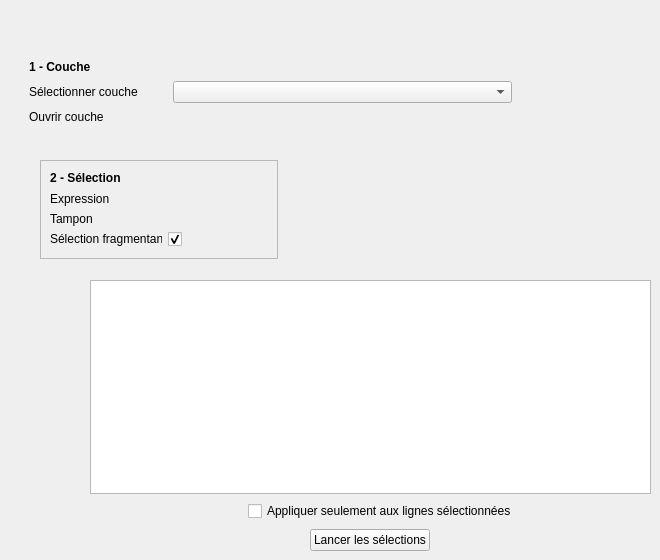
             <widget class="QWidget" name="tab">
              <attribute name="title">
               <string>3 - Autres données</string>
              </attribute>
              <widget class="QFrame" name="selectionLayerFrame_3">
               <property name="geometry">
                <rect>
                 <x>20</x>
                 <y>50</y>
                 <width>501</width>
                 <height>86</height>
                </rect>
               </property>
               <property name="sizePolicy">
                <sizepolicy hsizetype="Expanding" vsizetype="Preferred">
                 <horstretch>0</horstretch>
                 <verstretch>0</verstretch>
                </sizepolicy>
               </property>
               <property name="minimumSize">
                <size>
                 <width>200</width>
                 <height>65</height>
                </size>
               </property>
               <property name="frameShape">
                <enum>QFrame::NoFrame</enum>
               </property>
               <property name="frameShadow">
                <enum>QFrame::Raised</enum>
               </property>
               <layout class="QGridLayout" name="gridLayout_23">
                <item row="0" column="0">
                 <widget class="QLabel" name="selectionLayerLabel_4">
                  <property name="sizePolicy">
                   <sizepolicy hsizetype="Fixed" vsizetype="Fixed">
                    <horstretch>0</horstretch>
                    <verstretch>0</verstretch>
                   </sizepolicy>
                  </property>
                  <property name="minimumSize">
                   <size>
                    <width>0</width>
                    <height>16</height>
                   </size>
                  </property>
                  <property name="font">
                   <font>
                    <weight>75</weight>
                    <bold>true</bold>
                   </font>
                  </property>
                  <property name="text">
                   <string>1 - Couche</string>
                  </property>
                 </widget>
                </item>
                <item row="2" column="0">
                 <widget class="QLabel" name="selectionOpenLayerLabel_3">
                  <property name="sizePolicy">
                   <sizepolicy hsizetype="Fixed" vsizetype="Fixed">
                    <horstretch>0</horstretch>
                    <verstretch>0</verstretch>
                   </sizepolicy>
                  </property>
                  <property name="minimumSize">
                   <size>
                    <width>67</width>
                    <height>16</height>
                   </size>
                  </property>
                  <property name="text">
                   <string>Ouvrir couche</string>
                  </property>
                 </widget>
                </item>
                <item row="1" column="0">
                 <widget class="QLabel" name="selectionLayerLabel_7">
                  <property name="sizePolicy">
                   <sizepolicy hsizetype="Fixed" vsizetype="Minimum">
                    <horstretch>0</horstretch>
                    <verstretch>0</verstretch>
                   </sizepolicy>
                  </property>
                  <property name="minimumSize">
                   <size>
                    <width>138</width>
                    <height>16</height>
                   </size>
                  </property>
                  <property name="layoutDirection">
                   <enum>Qt::LeftToRight</enum>
                  </property>
                  <property name="text">
                   <string>Sélectionner couche</string>
                  </property>
                 </widget>
                </item>
                <item row="2" column="1" colspan="2">
                 <widget class="QgsFileWidget" name="selectionInLayer_3">
                  <property name="sizePolicy">
                   <sizepolicy hsizetype="Expanding" vsizetype="Fixed">
                    <horstretch>0</horstretch>
                    <verstretch>0</verstretch>
                   </sizepolicy>
                  </property>
                  <property name="minimumSize">
                   <size>
                    <width>100</width>
                    <height>13</height>
                   </size>
                  </property>
                 </widget>
                </item>
                <item row="1" column="1" colspan="2">
                 <widget class="QgsMapLayerComboBox" name="selectionInLayerCombo_3">
                  <property name="sizePolicy">
                   <sizepolicy hsizetype="Expanding" vsizetype="Fixed">
                    <horstretch>0</horstretch>
                    <verstretch>0</verstretch>
                   </sizepolicy>
                  </property>
                  <property name="minimumSize">
                   <size>
                    <width>60</width>
                    <height>13</height>
                   </size>
                  </property>
                 </widget>
                </item>
               </layout>
              </widget>
              <widget class="QFrame" name="frame_23">
               <property name="geometry">
                <rect>
                 <x>40</x>
                 <y>160</y>
                 <width>238</width>
                 <height>99</height>
                </rect>
               </property>
               <property name="sizePolicy">
                <sizepolicy hsizetype="Expanding" vsizetype="Preferred">
                 <horstretch>0</horstretch>
                 <verstretch>0</verstretch>
                </sizepolicy>
               </property>
               <property name="frameShape">
                <enum>QFrame::StyledPanel</enum>
               </property>
               <property name="frameShadow">
                <enum>QFrame::Raised</enum>
               </property>
               <layout class="QGridLayout" name="gridLayout_4">
                <item row="0" column="0">
                 <widget class="QLabel" name="selectionLayerLabel_8">
                  <property name="sizePolicy">
                   <sizepolicy hsizetype="Fixed" vsizetype="Fixed">
                    <horstretch>0</horstretch>
                    <verstretch>0</verstretch>
                   </sizepolicy>
                  </property>
                  <property name="minimumSize">
                   <size>
                    <width>0</width>
                    <height>16</height>
                   </size>
                  </property>
                  <property name="font">
                   <font>
                    <weight>75</weight>
                    <bold>true</bold>
                   </font>
                  </property>
                  <property name="text">
                   <string>2 - Sélection</string>
                  </property>
                 </widget>
                </item>
                <item row="1" column="0">
                 <widget class="QLabel" name="selectionExprLabel_2">
                  <property name="sizePolicy">
                   <sizepolicy hsizetype="Fixed" vsizetype="Fixed">
                    <horstretch>0</horstretch>
                    <verstretch>0</verstretch>
                   </sizepolicy>
                  </property>
                  <property name="minimumSize">
                   <size>
                    <width>52</width>
                    <height>13</height>
                   </size>
                  </property>
                  <property name="text">
                   <string>Expression</string>
                  </property>
                 </widget>
                </item>
                <item row="1" column="1">
                 <widget class="QgsFieldExpressionWidget" name="selectionExpr_3">
                  <property name="minimumSize">
                   <size>
                    <width>100</width>
                    <height>13</height>
                   </size>
                  </property>
                  <property name="maximumSize">
                   <size>
                    <width>16777215</width>
                    <height>16</height>
                   </size>
                  </property>
                 </widget>
                </item>
                <item row="2" column="0">
                 <widget class="QLabel" name="selectionExprLabel_3">
                  <property name="sizePolicy">
                   <sizepolicy hsizetype="Fixed" vsizetype="Fixed">
                    <horstretch>0</horstretch>
                    <verstretch>0</verstretch>
                   </sizepolicy>
                  </property>
                  <property name="minimumSize">
                   <size>
                    <width>52</width>
                    <height>13</height>
                   </size>
                  </property>
                  <property name="text">
                   <string>Tampon</string>
                  </property>
                 </widget>
                </item>
                <item row="2" column="1">
                 <widget class="QgsFieldExpressionWidget" name="selectionExpr_2">
                  <property name="minimumSize">
                   <size>
                    <width>100</width>
                    <height>13</height>
                   </size>
                  </property>
                  <property name="maximumSize">
                   <size>
                    <width>16777215</width>
                    <height>16</height>
                   </size>
                  </property>
                 </widget>
                </item>
                <item row="3" column="0">
                 <widget class="QLabel" name="selectionExprLabel_4">
                  <property name="sizePolicy">
                   <sizepolicy hsizetype="Fixed" vsizetype="Fixed">
                    <horstretch>0</horstretch>
                    <verstretch>0</verstretch>
                   </sizepolicy>
                  </property>
                  <property name="minimumSize">
                   <size>
                    <width>52</width>
                    <height>13</height>
                   </size>
                  </property>
                  <property name="text">
                   <string>Sélection fragmentante</string>
                  </property>
                 </widget>
                </item>
                <item row="3" column="1">
                 <widget class="QCheckBox" name="checkBox">
                  <property name="text">
                   <string/>
                  </property>
                  <property name="checked">
                   <bool>true</bool>
                  </property>
                 </widget>
                </item>
               </layout>
              </widget>
              <widget class="QFrame" name="selectionViewFrame_2">
               <property name="geometry">
                <rect>
                 <x>40</x>
                 <y>280</y>
                 <width>611</width>
                 <height>271</height>
                </rect>
               </property>
               <property name="sizePolicy">
                <sizepolicy hsizetype="Preferred" vsizetype="Expanding">
                 <horstretch>0</horstretch>
                 <verstretch>0</verstretch>
                </sizepolicy>
               </property>
               <property name="minimumSize">
                <size>
                 <width>350</width>
                 <height>200</height>
                </size>
               </property>
               <property name="frameShape">
                <enum>QFrame::NoFrame</enum>
               </property>
               <property name="frameShadow">
                <enum>QFrame::Raised</enum>
               </property>
               <layout class="QGridLayout" name="gridLayout_24">
                <property name="leftMargin">
                 <number>0</number>
                </property>
                <property name="topMargin">
                 <number>0</number>
                </property>
                <property name="rightMargin">
                 <number>0</number>
                </property>
                <property name="bottomMargin">
                 <number>0</number>
                </property>
                <property name="horizontalSpacing">
                 <number>0</number>
                </property>
                <property name="verticalSpacing">
                 <number>6</number>
                </property>
                <item row="1" column="2" alignment="Qt::AlignHCenter">
                 <widget class="QCheckBox" name="selectionRunSelectionMode_2">
                  <property name="sizePolicy">
                   <sizepolicy hsizetype="Expanding" vsizetype="Fixed">
                    <horstretch>0</horstretch>
                    <verstretch>0</verstretch>
                   </sizepolicy>
                  </property>
                  <property name="text">
                   <string>Appliquer seulement aux lignes sélectionnées</string>
                  </property>
                 </widget>
                </item>
                <item row="4" column="1" colspan="2" alignment="Qt::AlignHCenter">
                 <widget class="QFrame" name="frame_9">
                  <property name="sizePolicy">
                   <sizepolicy hsizetype="Expanding" vsizetype="Fixed">
                    <horstretch>0</horstretch>
                    <verstretch>0</verstretch>
                   </sizepolicy>
                  </property>
                  <property name="minimumSize">
                   <size>
                    <width>0</width>
                    <height>0</height>
                   </size>
                  </property>
                  <property name="maximumSize">
                   <size>
                    <width>16777215</width>
                    <height>16777215</height>
                   </size>
                  </property>
                  <property name="frameShape">
                   <enum>QFrame::NoFrame</enum>
                  </property>
                  <property name="frameShadow">
                   <enum>QFrame::Raised</enum>
                  </property>
                  <layout class="QHBoxLayout" name="horizontalLayout_10">
                   <property name="spacing">
                    <number>200</number>
                   </property>
                   <property name="leftMargin">
                    <number>0</number>
                   </property>
                   <property name="topMargin">
                    <number>0</number>
                   </property>
                   <property name="rightMargin">
                    <number>0</number>
                   </property>
                   <property name="bottomMargin">
                    <number>0</number>
                   </property>
                   <item>
                    <widget class="QPushButton" name="selectionRun_2">
                     <property name="sizePolicy">
                      <sizepolicy hsizetype="Fixed" vsizetype="Fixed">
                       <horstretch>0</horstretch>
                       <verstretch>0</verstretch>
                      </sizepolicy>
                     </property>
                     <property name="layoutDirection">
                      <enum>Qt::LeftToRight</enum>
                     </property>
                     <property name="text">
                      <string>Lancer les sélections</string>
                     </property>
                     <property name="icon">
                      <iconset resource="../BioDispersal/resources.qrc">
                       <normaloff>:/plugins/eco_cont/icons/play.svg</normaloff>:/plugins/eco_cont/icons/play.svg</iconset>
                     </property>
                    </widget>
                   </item>
                  </layout>
                 </widget>
                </item>
                <item row="0" column="1" colspan="2">
                 <widget class="QTableView" name="selectionView_2">
                  <property name="minimumSize">
                   <size>
                    <width>300</width>
                    <height>100</height>
                   </size>
                  </property>
                  <property name="alternatingRowColors">
                   <bool>true</bool>
                  </property>
                  <property name="selectionBehavior">
                   <enum>QAbstractItemView::SelectRows</enum>
                  </property>
                  <property name="sortingEnabled">
                   <bool>true</bool>
                  </property>
                 </widget>
                </item>
                <item row="0" column="0">
                 <widget class="QFrame" name="selectArrowsFrame_2">
                  <property name="sizePolicy">
                   <sizepolicy hsizetype="Fixed" vsizetype="Expanding">
                    <horstretch>0</horstretch>
                    <verstretch>0</verstretch>
                   </sizepolicy>
                  </property>
                  <property name="minimumSize">
                   <size>
                    <width>50</width>
                    <height>0</height>
                   </size>
                  </property>
                  <property name="frameShape">
                   <enum>QFrame::NoFrame</enum>
                  </property>
                  <property name="frameShadow">
                   <enum>QFrame::Raised</enum>
                  </property>
                  <layout class="QVBoxLayout" name="verticalLayout_6">
                   <item>
                    <widget class="QToolButton" name="selectionUp_2">
                     <property name="sizePolicy">
                      <sizepolicy hsizetype="Fixed" vsizetype="Fixed">
                       <horstretch>0</horstretch>
                       <verstretch>0</verstretch>
                      </sizepolicy>
                     </property>
                     <property name="minimumSize">
                      <size>
                       <width>25</width>
                       <height>25</height>
                      </size>
                     </property>
                     <property name="toolTip">
                      <string>Promouvoir la sélection</string>
                     </property>
                     <property name="text">
                      <string/>
                     </property>
                     <property name="icon">
                      <iconset resource="../BioDispersal/resources.qrc">
                       <normaloff>:/plugins/eco_cont/icons/up-arrow.png</normaloff>:/plugins/eco_cont/icons/up-arrow.png</iconset>
                     </property>
                     <property name="autoRaise">
                      <bool>true</bool>
                     </property>
                    </widget>
                   </item>
                   <item>
                    <widget class="QToolButton" name="selectionDown_2">
                     <property name="sizePolicy">
                      <sizepolicy hsizetype="Fixed" vsizetype="Fixed">
                       <horstretch>0</horstretch>
                       <verstretch>0</verstretch>
                      </sizepolicy>
                     </property>
                     <property name="minimumSize">
                      <size>
                       <width>25</width>
                       <height>25</height>
                      </size>
                     </property>
                     <property name="toolTip">
                      <string>Rétrograder la sélection</string>
                     </property>
                     <property name="text">
                      <string/>
                     </property>
                     <property name="icon">
                      <iconset resource="../BioDispersal/resources.qrc">
                       <normaloff>:/plugins/eco_cont/icons/down-arrow.png</normaloff>:/plugins/eco_cont/icons/down-arrow.png</iconset>
                     </property>
                     <property name="autoRaise">
                      <bool>true</bool>
                     </property>
                    </widget>
                   </item>
                  </layout>
                 </widget>
                </item>
                <item row="1" column="1">
                 <widget class="QToolButton" name="selectionRemove_2">
                  <property name="sizePolicy">
                   <sizepolicy hsizetype="Fixed" vsizetype="Fixed">
                    <horstretch>0</horstretch>
                    <verstretch>0</verstretch>
                   </sizepolicy>
                  </property>
                  <property name="toolTip">
                   <string>Supprimer les lignes sélectionnées</string>
                  </property>
                  <property name="text">
                   <string/>
                  </property>
                  <property name="icon">
                   <iconset resource="../BioDispersal/resources.qrc">
                    <normaloff>:/plugins/eco_cont/icons/mActionDeleteSelected.svg</normaloff>:/plugins/eco_cont/icons/mActionDeleteSelected.svg</iconset>
                  </property>
                  <property name="autoRaise">
                   <bool>true</bool>
                  </property>
                 </widget>
                </item>
               </layout>
              </widget>
             </widget>
